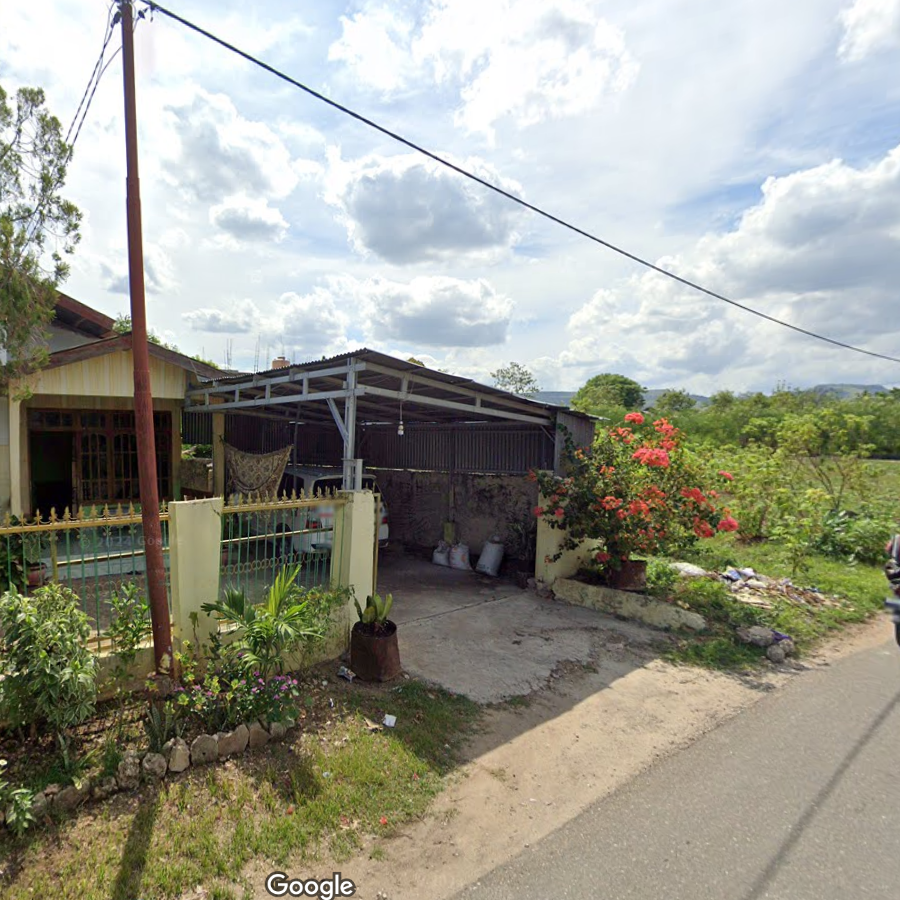
#> input picture images/ARIa6.png, 900 x 900 px, found by its file name; its folder holds 4 pictures in this run
$ python p.py
#> lines starting #> are read from the running program, lines starting #| are printed output that depends on the picture
from PIL import Image
import os

INPUT = 'images/' # tego nie wrzucam
OUTPUT = 'img/'

def main():
    for filename in os.listdir(INPUT):
        im = Image.open(INPUT + filename)
#> im is the input picture: PIL image 900x900 RGBA; mean R, G, B, A 153.5, 153.9, 142.2, 255
        im = im.crop((500, 500, 1400, 1400))
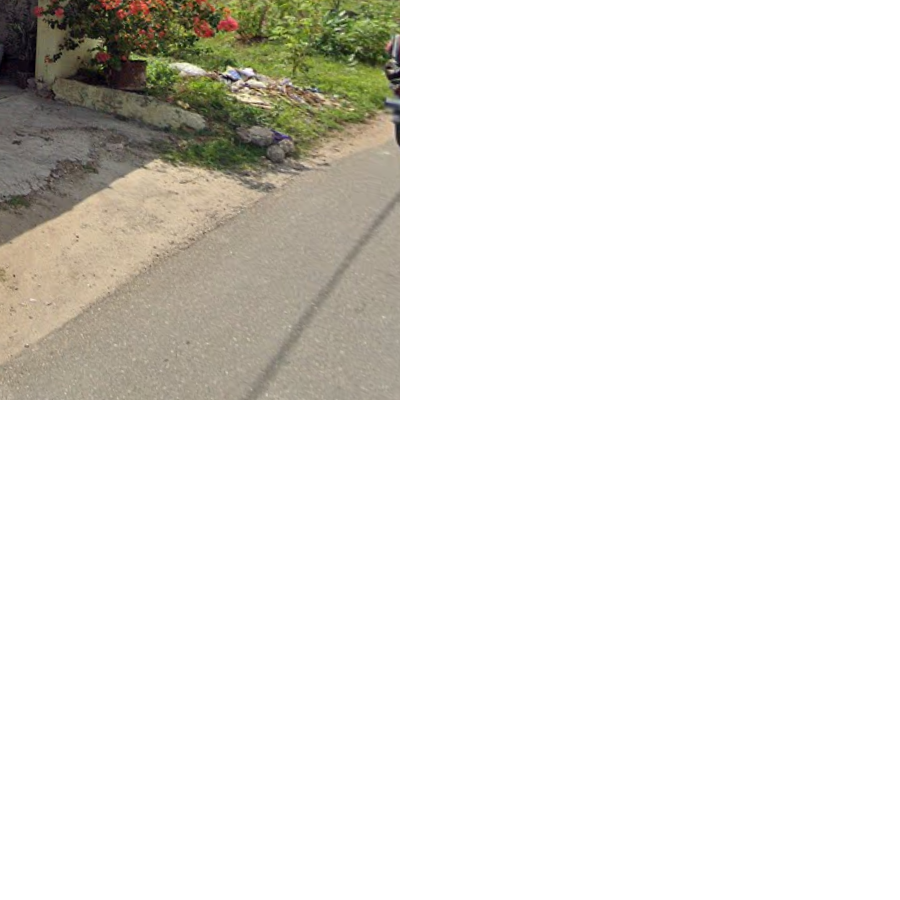
#> im: PIL image 900x900 RGBA; mean R, G, B, A 28.3, 26.9, 22.4, 50.4; transparent parts drawn white
        im.save(OUTPUT + filename)
#> pass 2 of the loop in main, `for filename in os.listdir(INPUT):`:
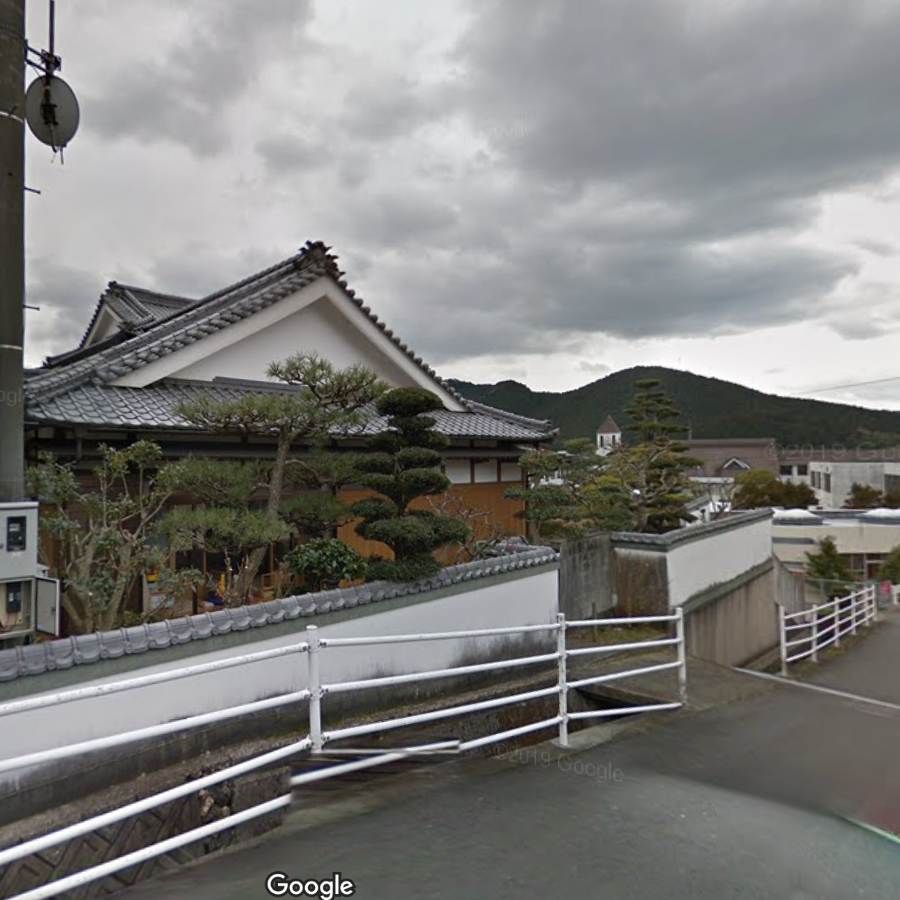
#> input picture images/AUJa12.png, 900 x 900 px, found by its file name
#> in main, im is the input picture: PIL image 900x900 RGBA; mean R, G, B, A 124.5, 124.1, 122, 255
#> in main, `im = im.crop((500, 500, 1400, 1400))`:
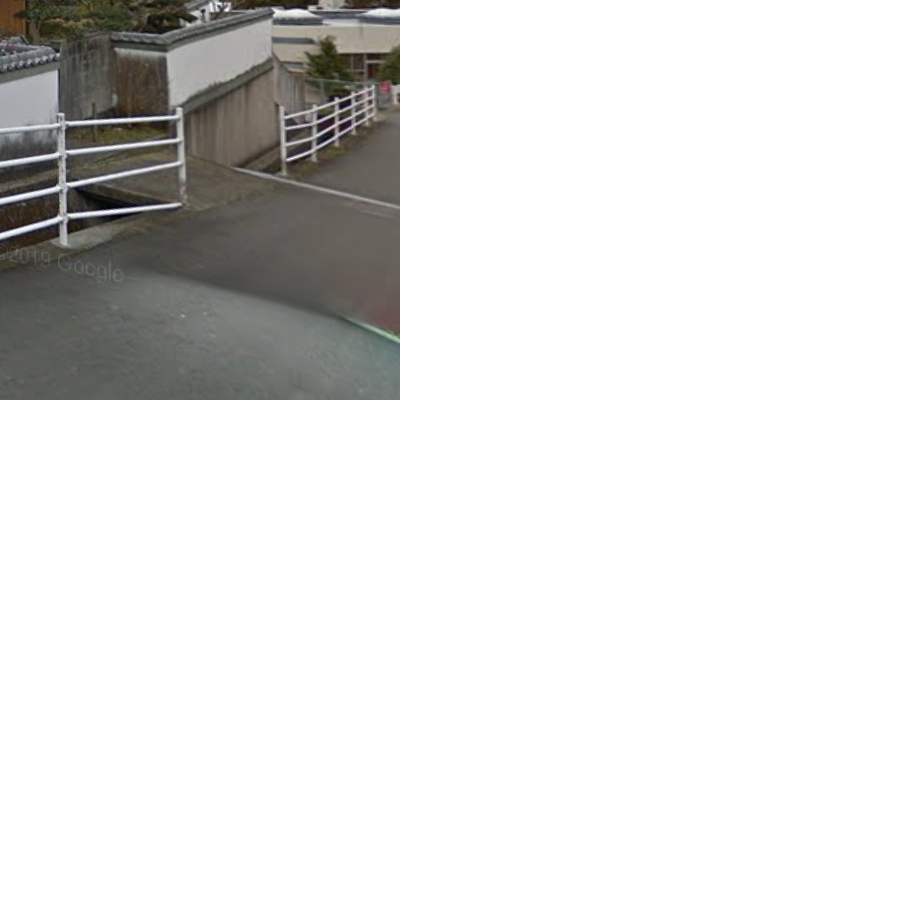
#> im: PIL image 900x900 RGBA; mean R, G, B, A 19.7, 19.4, 18.4, 50.4; transparent parts drawn white
#> pass 3 of the loop in main, `for filename in os.listdir(INPUT):`:
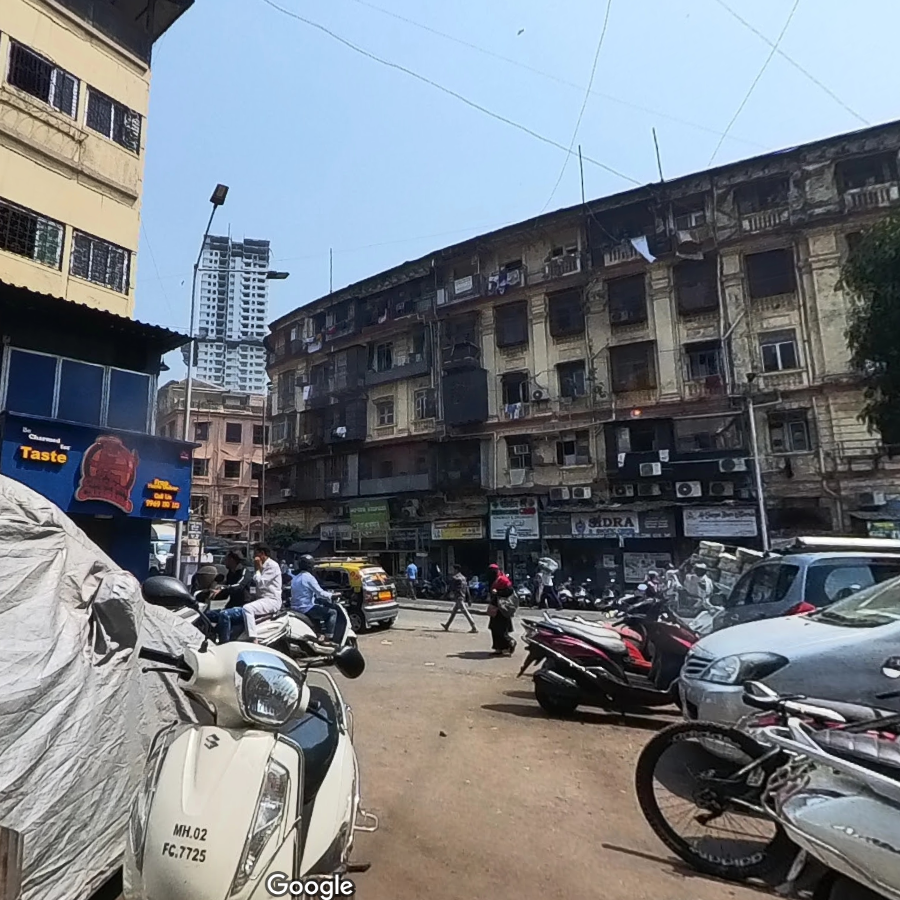
#> input picture images/AZIe5.png, 900 x 900 px, found by its file name
#> in main, im is the input picture: PIL image 900x900 RGBA; mean R, G, B, A 116.8, 121.8, 128, 255
#> in main, `im = im.crop((500, 500, 1400, 1400))`:
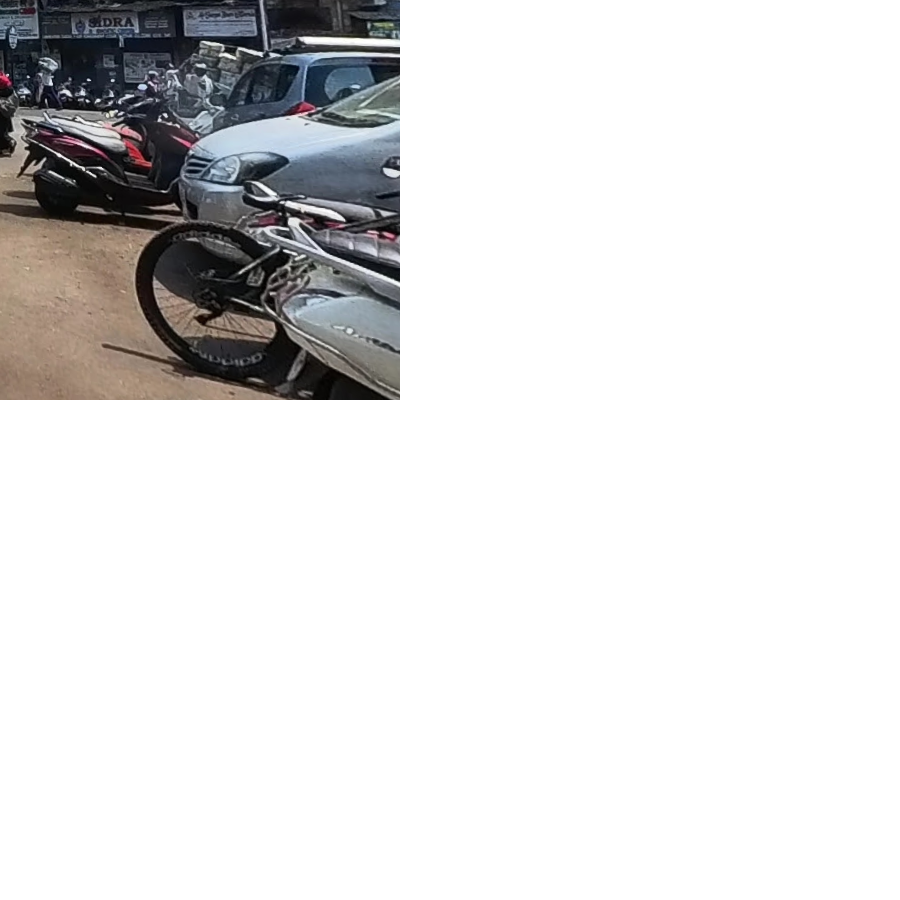
#> im: PIL image 900x900 RGBA; mean R, G, B, A 18.8, 18.3, 18.5, 50.4; transparent parts drawn white
#> the loop made 4 passes; the first 3 are shown

if __name__ == '__main__':
    main()
